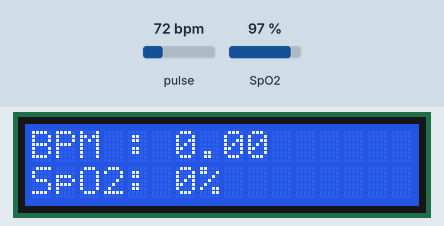
Recording of a sketch running on a simulated Arduino Uno, built with avr-gcc and run on an emulated ATmega328P. On the bench: 16×2 character LCD. The test bench sets the inputs (shaded band); at power-on: pulse 72 bpm, SpO2 97 %. What the sketch prints to the serial monitor is not drawn.

Above: at 4.2 s.
4.3 s: pulse set to 42 bpm
At 6.5 s:
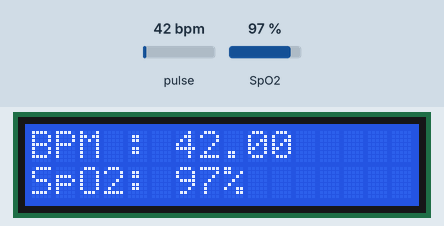
7.4 s: SpO2 set to 80 %
At 8.6 s:
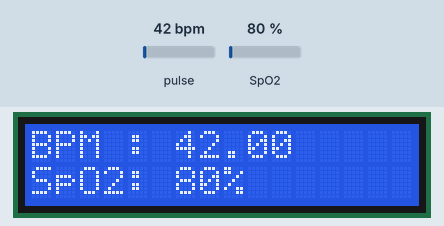
9.7 s: pulse set to 70 bpm
At 10.8 s:
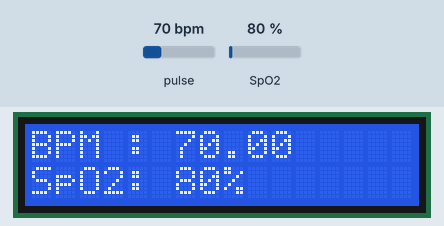
11.7 s: SpO2 set to 85 %
At 13.0 s:
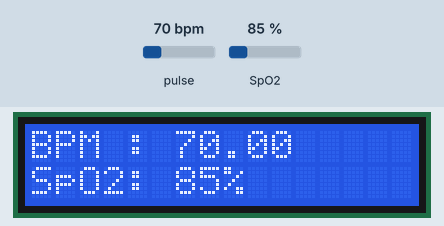
Timing chart, 0 to 14.7 s (numbered marks = the images above; inputs shaded):
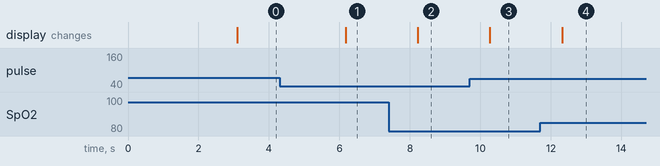

The sketch:

Pulse-Oximeter.ino
```cpp
#include <LiquidCrystal_I2C.h>
#include <Wire.h>
#include "MAX30100_PulseOximeter.h"

 LiquidCrystal_I2C lcd(0x27, 16, 2);

#define n     1000

PulseOximeter abdullah;
uint32_t m = 0;

void BeatDetecton()
{
    Serial.println("Beat!");
}

void setup()
{
    Serial.begin(9600);
    Serial.print("Initializing pulse oximeter..");

     lcd.backlight();
    lcd.begin(16,2);
    lcd.print("Initializing...");
    delay(3000);
    lcd.clear();

    // Checking power supply and wires are works or not
    if (!abdullah.begin()) {
        Serial.println("FAILED");
        for(;;);
    } else {
        Serial.println("SUCCESS");
    }
     abdullah.setIRLedCurrent(MAX30100_LED_CURR_7_6MA);

    //Beat Detection
    abdullah.setOnBeatDetectedCallback(BeatDetecton);
}

void loop()
{

    abdullah.update();
    if (millis() - m > n) {
        Serial.print("Heart rate:");
        Serial.print(abdullah.getHeartRate());
        Serial.print("bpm / SpO2:");
        Serial.print(abdullah.getSpO2());
        Serial.println("%");

        lcd.clear();
        lcd.setCursor(0,0);
        lcd.print("BPM : ");
        lcd.print(abdullah.getHeartRate());

        lcd.setCursor(0,1);
        lcd.print("SpO2: ");
        lcd.print(abdullah.getSpO2());
        lcd.print("%");

       m = millis();
    }
}
```

Measured:
- after the input at 4.3 s, the display: changes after 1.9 s (image 1)
- after the input at 7.4 s, the display: changes after 0.82 s (image 2)
- after the input at 9.7 s, the display: changes after 0.57 s (image 3)
- after the input at 11.7 s, the display: changes after 0.62 s (image 4)
